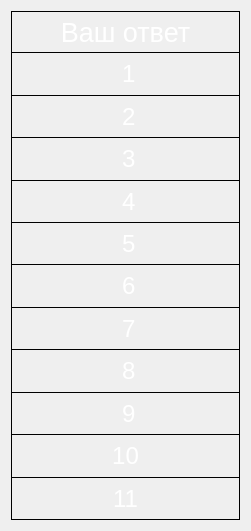
  <widget class="QWidget" name="verticalLayoutWidget">
   <property name="geometry">
    <rect>
     <x>160</x>
     <y>170</y>
     <width>251</width>
     <height>531</height>
    </rect>
   </property>
   <layout class="QVBoxLayout" name="vl_2">
    <property name="spacing">
     <number>0</number>
    </property>
    <item>
     <widget class="QLabel" name="vash_otv">
      <property name="font">
       <font>
        <pointsize>20</pointsize>
        <weight>50</weight>
        <bold>false</bold>
       </font>
      </property>
      <property name="styleSheet">
       <string notr="true">color:#ffffff;
border-style: solid; 
border-width: 1px;
border-color: black;</string>
      </property>
      <property name="text">
       <string>Ваш ответ</string>
      </property>
      <property name="alignment">
       <set>Qt::AlignCenter</set>
      </property>
     </widget>
    </item>
    <item>
     <widget class="QLabel" name="u_ans_1">
      <property name="font">
       <font>
        <pointsize>18</pointsize>
        <weight>50</weight>
        <bold>false</bold>
       </font>
      </property>
      <property name="styleSheet">
       <string notr="true">color:#ffffff;
border-style: solid; 
border-color: black;
border-top-width: 0px;
border-right-width: 1px;
border-bottom-width: 1px;
border-left-width: 1px;</string>
      </property>
      <property name="text">
       <string> 1</string>
      </property>
      <property name="alignment">
       <set>Qt::AlignCenter</set>
      </property>
     </widget>
    </item>
    <item>
     <widget class="QLabel" name="u_ans_2">
      <property name="font">
       <font>
        <pointsize>18</pointsize>
        <weight>50</weight>
        <bold>false</bold>
       </font>
      </property>
      <property name="styleSheet">
       <string notr="true">color:#ffffff;
border-style: solid; 
border-color: black;
border-top-width: 0px;
border-right-width: 1px;
border-bottom-width: 1px;
border-left-width: 1px;</string>
      </property>
      <property name="text">
       <string> 2</string>
      </property>
      <property name="alignment">
       <set>Qt::AlignCenter</set>
      </property>
     </widget>
    </item>
    <item>
     <widget class="QLabel" name="u_ans_3">
      <property name="font">
       <font>
        <pointsize>18</pointsize>
        <weight>50</weight>
        <bold>false</bold>
       </font>
      </property>
      <property name="styleSheet">
       <string notr="true">color:#ffffff;
border-style: solid; 
border-color: black;
border-top-width: 0px;
border-right-width: 1px;
border-bottom-width: 1px;
border-left-width: 1px;</string>
      </property>
      <property name="text">
       <string> 3</string>
      </property>
      <property name="alignment">
       <set>Qt::AlignCenter</set>
      </property>
     </widget>
    </item>
    <item>
     <widget class="QLabel" name="u_ans_4">
      <property name="font">
       <font>
        <pointsize>18</pointsize>
        <weight>50</weight>
        <bold>false</bold>
       </font>
      </property>
      <property name="styleSheet">
       <string notr="true">color:#ffffff;
border-style: solid; 
border-color: black;
border-top-width: 0px;
border-right-width: 1px;
border-bottom-width: 1px;
border-left-width: 1px;</string>
      </property>
      <property name="text">
       <string> 4</string>
      </property>
      <property name="alignment">
       <set>Qt::AlignCenter</set>
      </property>
     </widget>
    </item>
    <item>
     <widget class="QLabel" name="u_ans_5">
      <property name="font">
       <font>
        <pointsize>18</pointsize>
        <weight>50</weight>
        <bold>false</bold>
       </font>
      </property>
      <property name="styleSheet">
       <string notr="true">color:#ffffff;
border-style: solid; 
border-color: black;
border-top-width: 0px;
border-right-width: 1px;
border-bottom-width: 1px;
border-left-width: 1px;</string>
      </property>
      <property name="text">
       <string> 5</string>
      </property>
      <property name="alignment">
       <set>Qt::AlignCenter</set>
      </property>
     </widget>
    </item>
    <item>
     <widget class="QLabel" name="u_ans_6">
      <property name="font">
       <font>
        <pointsize>18</pointsize>
        <weight>50</weight>
        <bold>false</bold>
       </font>
      </property>
      <property name="styleSheet">
       <string notr="true">color:#ffffff;
border-style: solid; 
border-color: black;
border-top-width: 0px;
border-right-width: 1px;
border-bottom-width: 1px;
border-left-width: 1px;</string>
      </property>
      <property name="text">
       <string> 6</string>
      </property>
      <property name="alignment">
       <set>Qt::AlignCenter</set>
      </property>
     </widget>
    </item>
    <item>
     <widget class="QLabel" name="u_ans_7">
      <property name="font">
       <font>
        <pointsize>18</pointsize>
        <weight>50</weight>
        <bold>false</bold>
       </font>
      </property>
      <property name="styleSheet">
       <string notr="true">color:#ffffff;
border-style: solid; 
border-color: black;
border-top-width: 0px;
border-right-width: 1px;
border-bottom-width: 1px;
border-left-width: 1px;</string>
      </property>
      <property name="text">
       <string> 7</string>
      </property>
      <property name="alignment">
       <set>Qt::AlignCenter</set>
      </property>
     </widget>
    </item>
    <item>
     <widget class="QLabel" name="u_ans_8">
      <property name="font">
       <font>
        <pointsize>18</pointsize>
        <weight>50</weight>
        <bold>false</bold>
       </font>
      </property>
      <property name="styleSheet">
       <string notr="true">color:#ffffff;
border-style: solid; 
border-color: black;
border-top-width: 0px;
border-right-width: 1px;
border-bottom-width: 1px;
border-left-width: 1px;</string>
      </property>
      <property name="text">
       <string> 8</string>
      </property>
      <property name="alignment">
       <set>Qt::AlignCenter</set>
      </property>
     </widget>
    </item>
    <item>
     <widget class="QLabel" name="u_ans_9">
      <property name="font">
       <font>
        <pointsize>18</pointsize>
        <weight>50</weight>
        <bold>false</bold>
       </font>
      </property>
      <property name="styleSheet">
       <string notr="true">color:#ffffff;
border-style: solid; 
border-color: black;
border-top-width: 0px;
border-right-width: 1px;
border-bottom-width: 1px;
border-left-width: 1px;</string>
      </property>
      <property name="text">
       <string> 9</string>
      </property>
      <property name="alignment">
       <set>Qt::AlignCenter</set>
      </property>
     </widget>
    </item>
    <item>
     <widget class="QLabel" name="u_ans_10">
      <property name="font">
       <font>
        <pointsize>18</pointsize>
        <weight>50</weight>
        <bold>false</bold>
       </font>
      </property>
      <property name="styleSheet">
       <string notr="true">color:#ffffff;
border-style: solid; 
border-color: black;
border-top-width: 0px;
border-right-width: 1px;
border-bottom-width: 1px;
border-left-width: 1px;</string>
      </property>
      <property name="text">
       <string>10</string>
      </property>
      <property name="alignment">
       <set>Qt::AlignCenter</set>
      </property>
     </widget>
    </item>
    <item>
     <widget class="QLabel" name="u_ans_11">
      <property name="font">
       <font>
        <pointsize>18</pointsize>
        <weight>50</weight>
        <bold>false</bold>
       </font>
      </property>
      <property name="styleSheet">
       <string notr="true">color:#ffffff;
border-style: solid; 
border-color: black;
border-top-width: 0px;
border-right-width: 1px;
border-bottom-width: 1px;
border-left-width: 1px;</string>
      </property>
      <property name="text">
       <string>11</string>
      </property>
      <property name="alignment">
       <set>Qt::AlignCenter</set>
      </property>
     </widget>
    </item>
   </layout>
  </widget>
